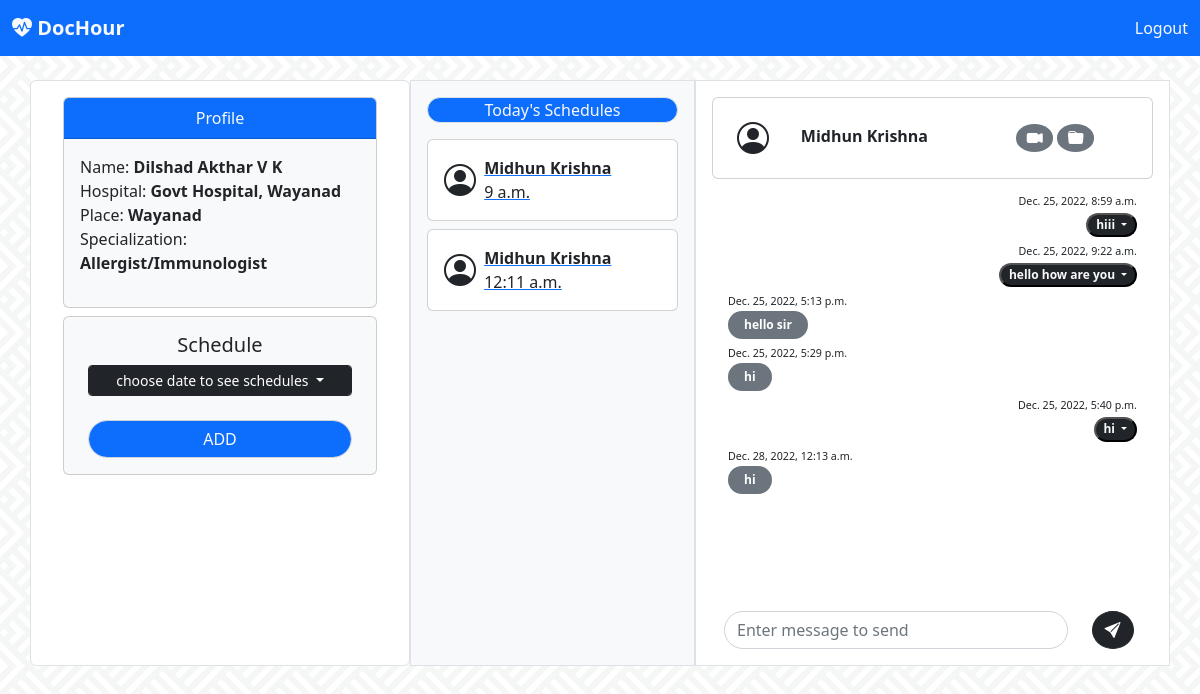
Screenshot of /doctor/doc_home_chat/1 (signed in) with the database file from the repository.
### doctor/models.py (models this page shows, shortened)
class Doctor(models.Model):
    user = models.OneToOneField(User, on_delete=models.CASCADE)
    hospital = models.CharField(max_length=120)
    location = models.CharField(max_length=100)
    specialization = models.ForeignKey(Specialization, on_delete=models.CASCADE)

class Specialization(models.Model):
    spec = models.CharField(max_length=200)
    def __str__(self) -> str:
        return self.spec

class Schedule(models.Model):
    doc = models.ForeignKey(Doctor, on_delete=models.CASCADE)
    date = models.DateField()
    start_time = models.TimeField()
    taken = models.ForeignKey(Client, related_name='taken', on_delete=models.CASCADE, null=True, blank=True)
    confirmed = models.BooleanField(default=False)
    cancelled = models.ForeignKey(Client, related_name='cancelled', on_delete=models.CASCADE, null=True, blank=True)

class Message(models.Model):
    datetime = models.DateTimeField(auto_now=True)
    sender = models.ForeignKey(User, on_delete=models.CASCADE, related_name='sender')
    reciever = models.ForeignKey(User, on_delete=models.CASCADE, related_name='reciever')
    message = models.CharField(max_length=250)

### client/models.py (models this page shows, shortened)
class Client(models.Model):
    user = models.OneToOneField(User, on_delete=models.CASCADE)
    place = models.CharField(max_length=100)
    age = models.IntegerField()
    health_history = models.CharField(max_length=250)

### doctor/views.py (the view)
# urls.py: url(r'^doc_home_chat/(?P<client>\d+)$', views.doc_home_chat, name='doc_home_chat'),
def doc_home_chat(request, client):
    doc = Doctor.objects.get(user=request.user)
    schedule = Schedule.objects.filter(doc=doc)
    dates = sorted(set([sc.date for sc in schedule]))
    today = Schedule.objects.filter(doc=doc, date=dt.today())
    client = Client.objects.get(id=client)
    msgs_send = Message.objects.filter(sender=request.user.id, reciever=client.user.id)
    msgs_recieved = Message.objects.filter(reciever=request.user.id, sender=client.user.id)
    msgs = sorted(chain(msgs_send, msgs_recieved), key=attrgetter('datetime'))
    return render(request,'doctor/doc-home.html', context={'doc':doc, 'dates':dates, 'today':today, 'client' :client, 'msgs':msgs})

### templates/doctor/doc-home.html (shortened to what this page needs)
<!doctype html>
<html lang="en">
  <head>
    <link rel="stylesheet" href="https://cdn.jsdelivr.net/npm/bootstrap-icons@1.10.2/font/bootstrap-icons.css">
    <link href="https://cdn.jsdelivr.net/npm/bootstrap@5.2.3/dist/css/bootstrap.min.css" rel="stylesheet">
  </head>
  <body style="background-image: url('../../../static/images/bg.webp');background-repeat: repeat; background-position: center; ">
    <nav class="navbar navbar-expand-lg fixed-top bg-primary">
        <div class="container-fluid">
          <div class="collapse navbar-collapse" id="navbarTogglerDemo01">
            <a class="navbar-brand" href="#"><b class="bi bi-heart-pulse-fill text-light">
                DocHour</b></a>
            <div>
                    <a class="nav-link active text-light" aria-current="page" href="{% url 'doctor:user_logout' %}">Logout</a>
            </div>
          </div>
        </div>
      </nav>
      <nav class="navbar bg-light">
        <div class="container-fluid">
          <a class="navbar-brand" href="#">
            <b class="bi bi-heart-pulse-fill text-danger">
            DocHour</b>
          </a>
        </div>
      </nav>
      <br>
      <div class="container">
      <div class="row">
        <div class="col-sm-4  border mx-auto px-4 py-2 text-center rounded bg-white" >
            <div class="card m-2 bg-light">
              <div class="card-header bg-primary text-light">Profile</div>
            <p class="text-start p-3">
            Name: <b>{{doc.user.first_name}} {{doc.user.last_name}}</b><br>
            Hospital: <b>{{doc.hospital}} </b><br>
            Place: <b>{{doc.location}} </b><br>
            Specialization: <b>{{doc.specialization}}</b></p>
            </div>
            <div class="card m-2 px-2 bg-light">
                <div class="card-body">
                  <h5 class="card-title">Schedule</h5>
                  <div class="dropdown">
                    <button class="dropdown-toggle btn btn-sm btn-dark form-control" type="button" data-bs-toggle="dropdown" aria-expanded="false">
                      {% if date %} {{date}} {% else%} choose date to see schedules{% endif %}
                    </button>
                  </div>
                  <ul class="list-group text-start">
                    <br>
                    <div class="gap-2" id="faker" style="display: block;">
                        <button class="form-control bg-primary text-light rounded-pill text-center text-decoration-none" onclick="addShow()">ADD</button>
                  </div>
                  </ul>
                </div>
              </div>
        </div>
        <div class="col-sm-3 bg-light p-3 border">
          <p class="text-center bg-primary rounded-pill text-light border">Today's Schedules</p>
          {% for td in today %}{% if td.confirmed %}
            <a href="{% url 'doctor:doc_home_chat' td.taken.id %}"><div class="card mb-2 text-dark">
                <div class="row  p-3">
                <div class="col-sm-2 text-center my-auto">
                    <i class="bi bi-person-circle fs-2"></i>
                </div>
                <div class="col-sm-9">
                    <b>{{td.taken.user.first_name}} {{td.taken.user.last_name}}</b><br>
                    {{td.start_time}}
                </div>
                </div>
            </div></a>{% endif %}
            {% endfor %}
        </div>
        <div class="col-sm-5 mx-auto p-3 border bg-white">
                <div class="card mb-2">
                    <div class="row  p-3">
                    <div class="col-sm-2 text-center my-auto">
                        <i class="bi bi-person-circle fs-2"></i>
                    </div>
                    <div class="col-sm-9 my-auto">
                      {% if client %}
                      <div class="row">
                        <div class="col-8">
                          <b>{{client.user.first_name}} {{client.user.last_name}}</b> <br>
                        </div>
                        <div class="col-4 my-auto">
                          <span class="badge text-bg-secondary rounded-circle fs-6"> <i class="bi bi-camera-video-fill"></i></span>
                          <span class="badge text-bg-secondary rounded-circle fs-6"> <i class="bi bi-folder-fill"></i> </span>
                        </div>
                      </div>
                      {% else %}Select a client{% endif %}
                    </div>
                    </div>
                </div>
            <div class="px-3" style="overflow-y: auto; height:400px"  id="msgboxdoc">
              {% for m in msgs %}
              {% if m.sender.is_staff %}
              <div class="dropdown text-end">
                <small><small><small>{{m.datetime}}</small></small></small><br>
                <button class="dropdown-toggle bg-dark text-light badge rounded-pill" type="button" data-bs-toggle="dropdown" aria-expanded="false">
                  {{m.message}}
                </button>
              </div>
                {% else %}
                <div class=""><small><small><small>{{m.datetime}}</small></small></small><br><span class="badge text-bg-secondary  rounded-pill px-3 py-2">{{m.message}}</span></div>
                {% endif %}
              {% empty %}
              <p class="text-center"><span class="badge rounded-pill text-bg-secondary px-3 py-2">{% if client %} No messages yet! {% else %} Select a client to start chat. {% endif %}</span></p>
              {% endfor %}
            </div>
            <div class="row mt-4 mx-auto">
                <div class="col-10">
                  {% if client %}
                  <form action="{% url 'doctor:doc_home_send' %}" method="post">
                    <input class="form-control rounded-pill" name="message" type="text" placeholder="Enter message to send" aria-label="Enter message to send" onformchange="this.form.submit()" autofocus>
                </div>
                <div class="col-2">
                    <button type="submit" class="rounded-circle btn btn-dark mr-0"><i class="bi bi-send-fill"></i></button>
                </div>
              {% endif %}
            </div>
        </div>
      </div>
      </div>
  </body>
</html>

### rows the page displays
Doctor: user.first_name "Dilshad", user.last_name "Akthar V K", hospital "Govt Hospital, Wayanad", location "Wayanad", specialization "Allergist/Immunologist"
Schedule: taken.user.first_name "Midhun", taken.user.last_name "Krishna", start_time "9 a.m."
Schedule: taken.user.first_name "Midhun", taken.user.last_name "Krishna", start_time "12:11 a.m."
Client: user.first_name "Midhun", user.last_name "Krishna"
Message: datetime "Dec. 25, 2022, 8:59 a.m.", message "hiii"
Message: datetime "Dec. 25, 2022, 9:22 a.m.", message "hello how are you"
Message: datetime "Dec. 25, 2022, 5:13 p.m.", message "hello sir"
Message: datetime "Dec. 25, 2022, 5:29 p.m.", message "hi"
Message: datetime "Dec. 25, 2022, 5:40 p.m.", message "hi"
Message: datetime "Dec. 28, 2022, 12:13 a.m.", message "hi"
